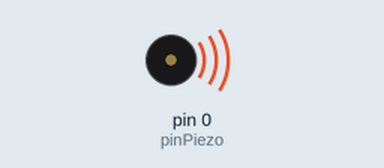
This sketch was run on a simulated Arduino Uno, built with avr-gcc and run on an emulated ATmega328P. Parts: buzzer (waves = sounding).

Above: at 0.05 s.
At 2.2 s:
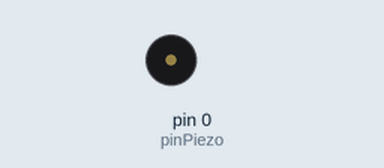
Timing chart, 0 to 5.5 s (numbered marks = the images above):
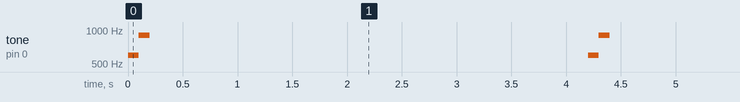

Measured:
- by itself, tone on pin 0 (pinPiezo): repeats every 4.2 s: 900 Hz 0.10 s, silent 4.0 s, 600 Hz 0.10 s

The sketch:

bip.ino
```cpp
#define pinPiezo 0

void setup() {
   // initialise les broches
   pinMode(pinPiezo, OUTPUT);
}

void bip(int note, int note_delay){
  tone (pinPiezo, note);
  delay(note_delay);
  noTone(pinPiezo);
}
void loop() {
   bip(600,100);
   bip(900,100);
   delay(4000);
}
```
